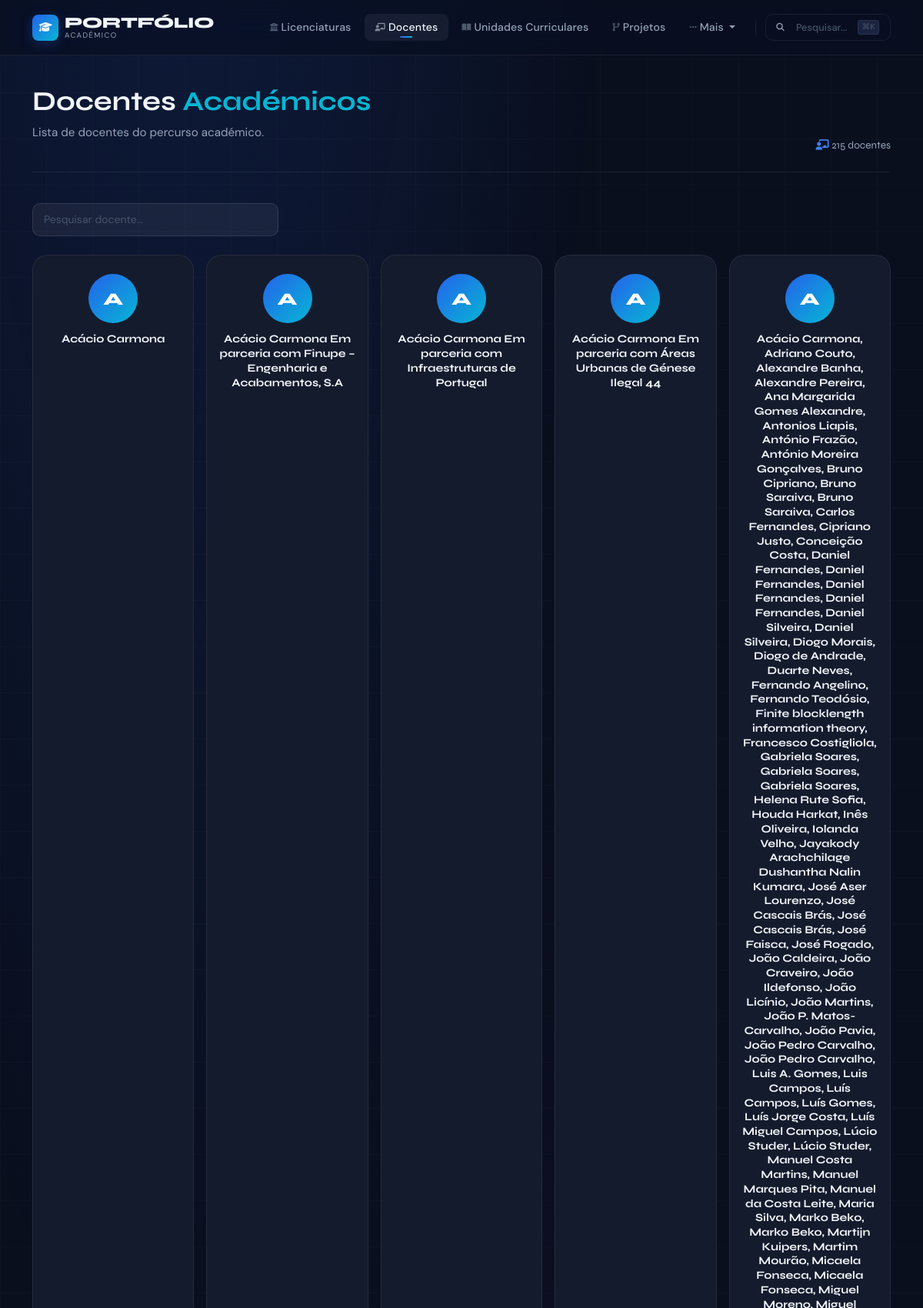
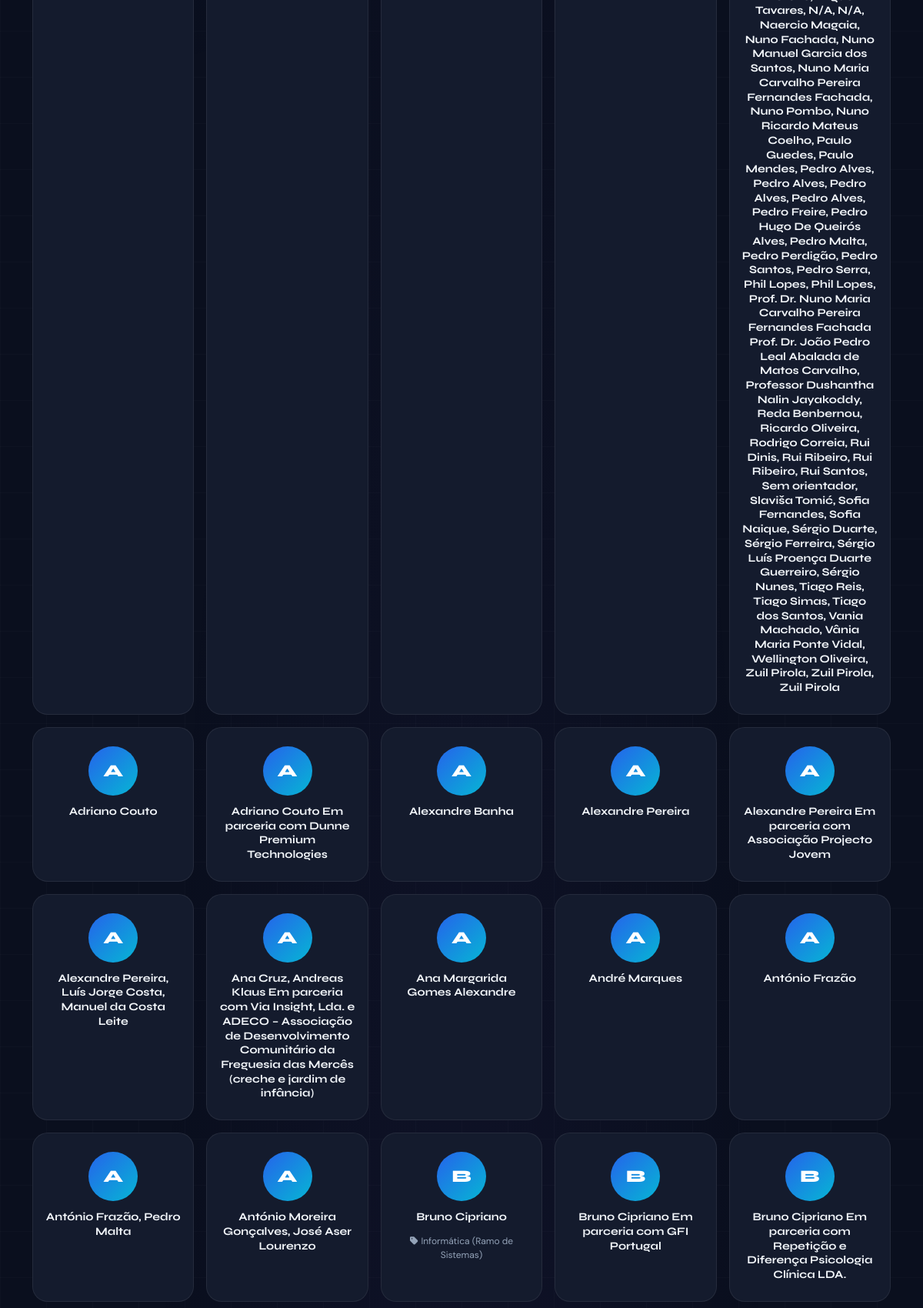
Screenshot of /portfolio/docentes/ (upper part) with the database file from the repository (2 pictures, top to bottom).
### portfolio/models.py (models this page shows, shortened)
class Docente(models.Model):
    nome = models.CharField(max_length=200)
    area_especializacao = models.CharField(max_length=200, blank=True)
    linkedin = models.URLField(blank=True)
    foto = models.ImageField(upload_to="docentes/", blank=True, null=True)
    class Meta:
        verbose_name_plural = "Docentes"
        ordering = ["nome"]

### portfolio/views.py (the view)
# urls.py: path('docentes/', views.docentes_view, name='docentes'),
def docentes_view(request):
    return render(request, 'portfolio/docentes.html', {'docentes': Docente.objects.prefetch_related('ucs').all()})

### portfolio/templates/portfolio/docentes.html (shortened to what this page needs)
{% extends "portfolio/base.html" %}
{% block nav_docentes %}active{% endblock %}
{% block content %}
<div class="page-header">
    <div>
        <h2>Docentes <span class="text-accent">Académicos</span></h2>
        <p>Lista de docentes do percurso académico.</p>
    </div>
    <div style="display:flex; align-items:center; gap:.75rem;">
        <span style="font-family:var(--fd);font-size:.85rem;color:var(--ts);">
            <i class="fas fa-chalkboard-teacher me-1" style="color:var(--pri-l);"></i>{{ docentes|length }} docente{{ docentes|length|pluralize:"s" }}
        </span>
    </div>
</div>
<input type="text" id="searchInput" placeholder="Pesquisar docente..."
       style="padding:10px 14px;width:320px;margin-bottom:1.5rem;
              background:rgba(255,255,255,.06);border:1px solid rgba(255,255,255,.1);
              border-radius:10px;color:#f1f5f9;font-size:.875rem;outline:none;">
{% if docentes %}
<div id="docentesList" style="display:grid;grid-template-columns:repeat(auto-fill,minmax(180px,1fr));gap:1rem;">
    {% for d in docentes %}
    <div style="position:relative;">
        <a href="{% url 'docentes_detail' d.id %}" class="docente-card">
            {% if d.foto %}
                <img src="{{ d.foto.url }}" alt="{{ d.nome }}" class="docente-avatar">
            {% else %}
                <div class="docente-avatar-placeholder">{{ d.nome|first|upper }}</div>
            {% endif %}
            <div class="docente-name">{{ d.nome }}</div>
            {% if d.area_especializacao %}
            <div class="docente-area"><i class="fas fa-tag me-1"></i>{{ d.area_especializacao }}</div>
            {% endif %}
        </a>
    </div>
    {% endfor %}
</div>
{% else %}
<div class="empty-state">
    <i class="fas fa-chalkboard-teacher"></i>
    <p>Nenhum docente registado.</p>
</div>
{% endif %}
{% endblock %}

### portfolio/templates/portfolio/base.html (style rules this page uses)
:root { --pri: #2563eb; --pri-l: #3b82f6; --pri-g: rgba(37,99,235,.25); --acc: #06b6d4; --acc2: #8b5cf6; --dk: #0a0f1e; --dk2: #0f172a; --dk3: #1e293b; --sf: #141b2d; --sf2: #1a2440; --bd: rgba(255,255,255,.07); --tp: #f1f5f9; --ts: #94a3b8; --tm: #475569; --fd: 'Syne',sans-serif; --fb: 'DM Sans',sans-serif; --r: 12px; --rl: 20px; --glow: 0 0 40px rgba(37,99,235,.15); --tr: all .3s cubic-bezier(.4,0,.2,1); }
*,*::before,*::after { box-sizing:border-box; margin:0; padding:0; }
html { scroll-behavior:smooth; }
body { font-family:var(--fb); background:var(--dk); color:var(--tp); display:flex; flex-direction:column; min-height:100vh; overflow-x:hidden; }
body::before { content:''; position:fixed; inset:0; pointer-events:none; z-index:0; background: radial-gradient(ellipse 80% 50% at 20% -10%,rgba(37,99,235,.18) 0%,transparent 60%), radial-gradient(ellipse 60% 40% at 80% 110%,rgba(6,182,212,.12) 0%,transparent 55%), radial-gradient(ellipse 50% 60% at 50% 50%,rgba(139,92,246,.05) 0%,transparent 70%); }
body::after { content:''; position:fixed; inset:0; pointer-events:none; z-index:0; background-image:linear-gradient(rgba(255,255,255,.02) 1px,transparent 1px),linear-gradient(90deg,rgba(255,255,255,.02) 1px,transparent 1px); background-size:60px 60px; }
.page-header { margin-bottom:2.5rem; padding-bottom:1.5rem; border-bottom:1px solid var(--bd); display:flex; align-items:flex-end; justify-content:space-between; flex-wrap:wrap; gap:1rem; }
.page-header h2 { font-family:var(--fd); font-weight:700; font-size:clamp(1.6rem,3vw,2.2rem); line-height:1.15; }
.page-header h2 .text-accent { color:var(--acc); }
.page-header p { color:var(--ts); font-size:.95rem; margin-top:.4rem; max-width:520px; }
h2 { font-family:var(--fd); font-weight:700; }
a { color:var(--pri-l); }

### portfolio/templates/portfolio/docentes.html (style rules this page uses)
#searchInput::placeholder { color:#475569; }
.docente-card { background:var(--sf); border:1px solid var(--bd); border-radius:var(--rl); padding:1.5rem 1rem; display:flex; flex-direction:column; align-items:center; text-align:center; gap:.75rem; text-decoration:none; color:var(--tp); transition:var(--tr); height:100%; }
.docente-avatar-placeholder { width:64px; height:64px; border-radius:50%; background:linear-gradient(135deg,var(--pri),var(--acc)); display:grid; place-items:center; font-family:var(--fd); font-weight:800; font-size:1.4rem; color:#fff; flex-shrink:0; }
.docente-name { font-family:var(--fd); font-weight:700; font-size:.9rem; line-height:1.3; }
.docente-area { font-size:.75rem; color:var(--ts); }

### rows the page displays
Docente: nome|first "A", nome "Acácio Carmona"
Docente: nome|first "A", nome "Acácio Carmona Em parceria com Finupe – Engenharia e Acabamentos, S.A"
Docente: nome|first "A", nome "Acácio Carmona Em parceria com Infraestruturas de Portugal"
Docente: nome|first "A", nome "Acácio Carmona Em parceria com Áreas Urbanas de Génese Ilegal 44"
Docente: nome|first "A", nome "Acácio Carmona, Adriano Couto, Alexandre Banha, Alexandre Pereira, Ana Margarida Gomes Alexandre, Antonios Liapis, António Frazão, António Moreira Gonçalves, Bruno Cipriano, Bruno Saraiva, Bruno Saraiva, Carlos Fernandes, Cipriano Justo, Conceição Costa, Daniel Fernandes, Daniel Fernandes, Daniel Fernandes, Daniel Fernandes, Daniel Silveira, Daniel Silveira, Diogo Morais, Diogo de Andrade, Duarte Neves, Fernando Angelino, Fernando Teodósio, Finite blocklength information theory, Francesco Costigliola, Gabriela Soares, Gabriela Soares, Gabriela Soares, Helena Rute Sofia, Houda Harkat, Inês Oliveira, Iolanda Velho, Jayakody Arachchilage Dushantha Nalin Kumara, José Aser Lourenzo, José Cascais…"
Docente: nome|first "A", nome "Adriano Couto"
Docente: nome|first "A", nome "Adriano Couto Em parceria com Dunne Premium Technologies"
Docente: nome|first "A", nome "Alexandre Banha"
Docente: nome|first "A", nome "Alexandre Pereira"
Docente: nome|first "A", nome "Alexandre Pereira Em parceria com Associação Projecto Jovem"
Docente: nome|first "A", nome "Alexandre Pereira, Luís Jorge Costa, Manuel da Costa Leite"
Docente: nome|first "A", nome "Ana Cruz, Andreas Klaus Em parceria com Via Insight, Lda. e ADECO – Associação de Desenvolvimento Comunitário da Freguesia das Mercês (creche e jardim de infância)"
Docente: nome|first "A", nome "Ana Margarida Gomes Alexandre"
Docente: nome|first "A", nome "André Marques"
Docente: nome|first "A", nome "António Frazão"
Docente: nome|first "A", nome "António Frazão, Pedro Malta"
Docente: nome|first "A", nome "António Moreira Gonçalves, José Aser Lourenzo"
Docente: nome|first "B", nome "Bruno Cipriano", area_especializacao "Informática (Ramo de Sistemas)"
Docente: nome|first "B", nome "Bruno Cipriano Em parceria com GFI Portugal"
Docente: nome|first "B", nome "Bruno Cipriano Em parceria com Repetição e Diferença Psicologia Clínica LDA."

### other values shown
{{ docentes|length }} "215"
